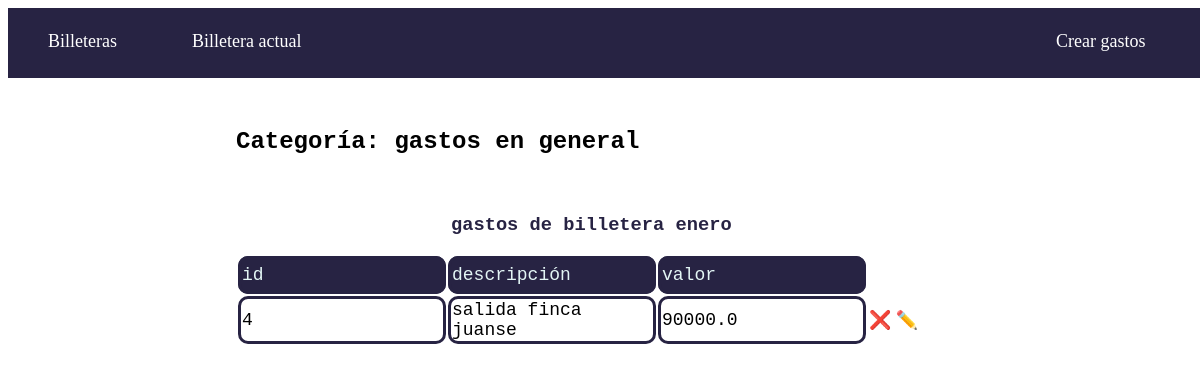
The page /billetera/5/gastos/8 (signed in) on the database its author committed.
### billetera/models.py (models this page shows, shortened)
class Categoria(models.Model):
    billetera_id = models.ForeignKey(Billetera, on_delete = models.CASCADE)
    nombre_categoria = models.CharField(max_length=40)
    tipo_categoria = models.CharField(max_length=30)
    usuario_id = models.ForeignKey(User,on_delete=models.CASCADE,default=usuario.pk)

class Billetera(models.Model):
    nombre_billetera = models.CharField(max_length = 40)
    fecha_creacion = models.DateTimeField("date published")
    total_dinero = models.FloatField(default = 0)
    ahorro_id = models.ForeignKey(Ahorro, on_delete=models.CASCADE)
    usuario_id = models.ForeignKey(User, on_delete=models.CASCADE,default=usuario.pk)

class Gasto(models.Model):
    billetera_id = models.ForeignKey(Billetera, on_delete = models.CASCADE)
    categoria_id = models.ForeignKey(Categoria, on_delete=models.CASCADE)
    descripcion = models.CharField(max_length = 100)
    valor = models.FloatField(default = 0)
    usuario_id = models.ForeignKey(User,on_delete=models.CASCADE,default=usuario.pk)

### billetera/views.py (the view)
# urls.py: path("<int:ruta_billetera>/<str:categoria_type>/<int:categoria_id>",views.categoria_actual, name = "categoria_actual"),
@login_required(login_url='/home/login')
def categoria_actual(request,ruta_billetera,categoria_type,categoria_id):
    mi_billetera = Billetera.objects.get(pk = ruta_billetera)
    categoria = Categoria.objects.get(pk = categoria_id)
    tipo_categoria = categoria_type
    if categoria_type == 'ingresos':
        ingresos = Ingreso.objects.filter(categoria_id = categoria_id)
        ingresos = ingresos.filter(billetera_id=ruta_billetera)
        return render(request,"categoria_actual.html",
        {
            'billetera': mi_billetera,
            'categoria':categoria,
            'tipo_categoria':tipo_categoria,
            'ingresos_o_gastos':ingresos
            })
    elif categoria_type == 'gastos':
        gastos = Gasto.objects.filter(categoria_id = categoria_id)
        gastos = gastos.filter(billetera_id=ruta_billetera)
        return render(request,"categoria_actual.html",
        {
            'billetera': mi_billetera,
            'categoria':categoria,
            'tipo_categoria':tipo_categoria,
            'ingresos_o_gastos':gastos
            })

### billetera/templates/categoria_actual.html (shortened to what this page needs)
{% load static %}
<!DOCTYPE html>
<html lang="en">
<head>
    <link rel="stylesheet" href="{% static '/styles/main.css' %}">
</head>
<body>
<nav class='navbar'>
    <ul class='nav_container'>
        <li class="li1"><a href="/billetera">Billeteras</a></li>
        <li class="li2"><a href="/billetera/{{billetera.pk}}">Billetera actual</a></li>
        <li class="crear"><a href="/billetera/{{billetera.pk}}/{{tipo_categoria}}/{{categoria.pk}}/crear_ingreso_gasto">Crear {{categoria.tipo_categoria}}</a></li>
    </ul>
</nav>
<div class="contenido" >
    <h2>Categoría: {{categoria.nombre_categoria}}</h2>
    <div class="divisor">
    </div>
    <h3 class="subtitulo">{{categoria.tipo_categoria}} de {{billetera.nombre_billetera}}</h3>
    <table>
        <tr class="titulos_campos">
            <td>id</td>
            <td>descripción</td>
            <td>valor</td>
        </tr>
        {% for i in ingresos_o_gastos %}
        <tr>
            <td>{{i.pk}}</td>
            <td>{{i.descripcion}}</td>
            <td>{{i.valor}}</td>
            <td class="contenedor_eliminar_ingreso_gasto"><a class="eliminar_ingreso_gasto" href="/billetera/{{billetera.pk}}/{{categoria.tipo_categoria}}/{{categoria.pk}}/{{i.pk}}/eliminar_ingreso_gasto">❌</a></td>
            <td class="contenedor_modificar_ingreso_gasto"><a class="modificar_ingreso_gasto" href="/billetera/{{billetera.pk}}/{{categoria.tipo_categoria}}/{{categoria.pk}}/{{i.pk}}/modificar_ingreso_gasto">✏️</a></td>
        </tr>
        {% endfor %}
    </table>
</div>
</body>
</html>

### billetera/static/styles/main.css (style rules this page uses)
:root { --color1:#272343; --color2: #e3f6f5; --color3: #bae8e8; --color4:#ffffff; --color5:black; --color6: white; --color7: #A72AAB; }
body { background-color:var(--color4); width:95vw; padding:0; }
.nav_container { background-color:var(--color1); color:var(--color5); display: grid; width:96vw; height:70px; grid-template-columns: 1fr 1fr 1fr 1fr 1fr 1fr 1fr 1fr; grid-template-rows: 1fr 1fr 1fr; margin:0; }
.navbar li { list-style: none; }
.navbar a { text-decoration:none; color:var(--color6); font-size:large; }
.li1 { grid-column:1/2; grid-row: 2/3; }
.li2 { grid-column:2/3; grid-row: 2/3; }
.contenido { margin-top:50px; font-family:'Courier New', Courier, monospace; margin-left:20%; }
.divisor { height:20px; }
.subtitulo { margin-left:215px; color:var(--color1) }
td { width:200px; height:30px; border-color: var(--color1); border-radius: 10px; border-style: solid; }
table { font-size: large; }
.titulos_campos { color:var(--color2); background-color: var(--color1); }
.crear { grid-column:8/9; grid-row: 2/3; }
.contenedor_eliminar_ingreso_gasto { border-style:none; width:20px; }
.contenedor_modificar_ingreso_gasto { border-style:none; }
.eliminar_ingreso_gasto { text-decoration:none; }
.modificar_ingreso_gasto { text-decoration:none; }

### rows shown on the page
Categoria: tipo_categoria "gastos", nombre_categoria "gastos en general"
Billetera: nombre_billetera "billetera enero"
Gasto: pk "4", descripcion "salida finca juanse", valor "90000.0"
